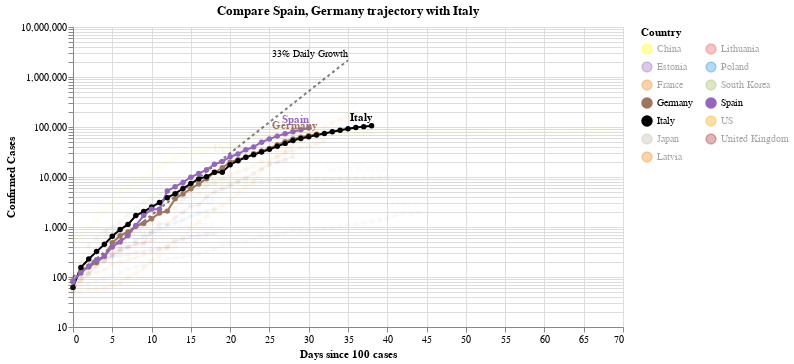

Here is the notebook cell this chart was saved with:
### Code cell
#hide_input
chart2 = make_since_chart(['Spain', 'Germany'])
chart2

### Figure 1 — Vega-Lite specification as saved in the notebook (floating-point values rounded to 4 significant figures; data arrays with more than 128 entries replaced by an {"elided": "..."} marker saying what was removed)
{"config": {"view": {"continuousWidth": 400, "continuousHeight": 300}}, "layer": [{"mark": {"type": "line", "color": "black", "opacity": 0.5, "strokeDash": [3, 3]}, "encoding": {"x": {"type": "quantitative", "field": "Days since 100 cases"}, "y": {"type": "quantitative", "field": "Confirmed Cases"}}}, {"mark": {"type": "text", "align": "right", "dy": -6, "fontSize": 10, "text": "33% Daily Growth"}, "encoding": {"x": {"type": "quantitative", "field": "Days since 100 cases"}, "y": {"type": "quantitative", "field": "Confirmed Cases"}}, "transform": [{"filter": "(datum['Days since 100 cases'] >= 35)"}]}, {"data": {"name": "data-70b6115c8bacaa00c22240ce342727f3"}, "mark": {"type": "line", "point": true}, "encoding": {"color": {"type": "nominal", "field": "Country", "legend": {"columns": 2}, "scale": {"domain": ["China", "Estonia", "France", "Germany", "Italy", "Japan", "Latvia", "Lithuania", "Poland", "South Korea", "Spain", "US", "United Kingdom"], "range": ["yellow", "#9467bd", "#F58518", "#9D755D", "black", "#C1B7AD", "#F58518", "#E45756", "#2495D3", "#A1BA59", "#9467bd", "orange", "brown"]}}, "opacity": {"condition": {"value": 1, "selection": "selector004"}, "value": 0.05}, "tooltip": [{"type": "nominal", "field": "Country"}, {"type": "temporal", "field": "Date"}, {"type": "quantitative", "field": "Confirmed Cases"}, {"type": "quantitative", "field": "Days since 100 cases"}], "x": {"type": "quantitative", "field": "Days since 100 cases"}, "y": {"type": "quantitative", "field": "Confirmed Cases", "scale": {"type": "log"}}}, "selection": {"selector004": {"type": "multi", "fields": ["Country"], "bind": "legend", "init": [{"Country": "Spain"}, {"Country": "Germany"}, {"Country": "Italy"}]}}, "width": 550}, {"data": {"name": "data-70b6115c8bacaa00c22240ce342727f3"}, "mark": {"type": "text", "align": "right", "dy": -8, "fontWeight": "bold"}, "encoding": {"color": {"type": "nominal", "field": "Country", "legend": {"columns": 2}, "scale": {"domain": ["China", "Estonia", "France", "Germany", "Italy", "Japan", "Latvia", "Lithuania", "Poland", "South Korea", "Spain", "US", "United Kingdom"], "range": ["yellow", "#9467bd", "#F58518", "#9D755D", "black", "#C1B7AD", "#F58518", "#E45756", "#2495D3", "#A1BA59", "#9467bd", "orange", "brown"]}}, "opacity": {"condition": {"value": 1, "selection": "selector004"}, "value": 0.05}, "text": {"type": "nominal", "field": "Country"}, "tooltip": [{"type": "nominal", "field": "Country"}, {"type": "temporal", "field": "Date"}, {"type": "quantitative", "field": "Confirmed Cases"}, {"type": "quantitative", "field": "Days since 100 cases"}], "x": {"type": "quantitative", "field": "Days since 100 cases"}, "y": {"type": "quantitative", "field": "Confirmed Cases", "scale": {"type": "log"}}}, "transform": [{"filter": "(datum['Date'] >= 1585612800000)"}], "width": 550}], "data": {"name": "data-c1a3bbf4dd040f2e7e8e7a69520e3c2a"}, "title": "Compare Spain, Germany trajectory with Italy", "$schema": "https://vega.github.io/schema/vega-lite/v4.0.2.json", "datasets": {"data-c1a3bbf4dd040f2e7e8e7a69520e3c2a": [{"Days since 100 cases": 0, "Confirmed Cases": 100.0}, {"Days since 100 cases": 1, "Confirmed Cases": 133.0}, {"Days since 100 cases": 2, "Confirmed Cases": 176.9}, {"Days since 100 cases": 3, "Confirmed Cases": 235.3}, {"Days since 100 cases": 4, "Confirmed Cases": 312.9}, {"Days since 100 cases": 5, "Confirmed Cases": 416.2}, {"Days since 100 cases": 6, "Confirmed Cases": 553.5}, {"Days since 100 cases": 7, "Confirmed Cases": 736.1}, {"Days since 100 cases": 8, "Confirmed Cases": 979.1}, {"Days since 100 cases": 9, "Confirmed Cases": 1302.0}, {"Days since 100 cases": 10, "Confirmed Cases": 1732.0}, {"Days since 100 cases": 11, "Confirmed Cases": 2303.0}, {"Days since 100 cases": 12, "Confirmed Cases": 3064.0}, {"Days since 100 cases": 13, "Confirmed Cases": 4074.0}, {"Days since 100 cases": 14, "Confirmed Cases": 5419.0}, {"Days since 100 cases": 15, "Confirmed Cases": 7207.0}, {"Days since 100 cases": 16, "Confirmed Cases": 9586.0}, {"Days since 100 cases": 17, "Confirmed Cases": 12750.0}, {"Days since 100 cases": 18, "Confirmed Cases": 16960.0}, {"Days since 100 cases": 19, "Confirmed Cases": 22550.0}, {"Days since 100 cases": 20, "Confirmed Cases": 29990.0}, {"Days since 100 cases": 21, "Confirmed Cases": 39890.0}, {"Days since 100 cases": 22, "Confirmed Cases": 53060.0}, {"Days since 100 cases": 23, "Confirmed Cases": 70560.0}, {"Days since 100 cases": 24, "Confirmed Cases": 93850.0}, {"Days since 100 cases": 25, "Confirmed Cases": 124800.0}, {"Days since 100 cases": 26, "Confirmed Cases": 166000.0}, {"Days since 100 cases": 27, "Confirmed Cases": 220800.0}, {"Days since 100 cases": 28, "Confirmed Cases": 293700.0}, {"Days since 100 cases": 29, "Confirmed Cases": 390600.0}, {"Days since 100 cases": 30, "Confirmed Cases": 519500.0}, {"Days since 100 cases": 31, "Confirmed Cases": 690900.0}, {"Days since 100 cases": 32, "Confirmed Cases": 918900.0}, {"Days since 100 cases": 33, "Confirmed Cases": 1222000.0}, {"Days since 100 cases": 34, "Confirmed Cases": 1625000.0}, {"Days since 100 cases": 35, "Confirmed Cases": 2162000.0}], "data-70b6115c8bacaa00c22240ce342727f3": {"elided": "420 records"}}}
